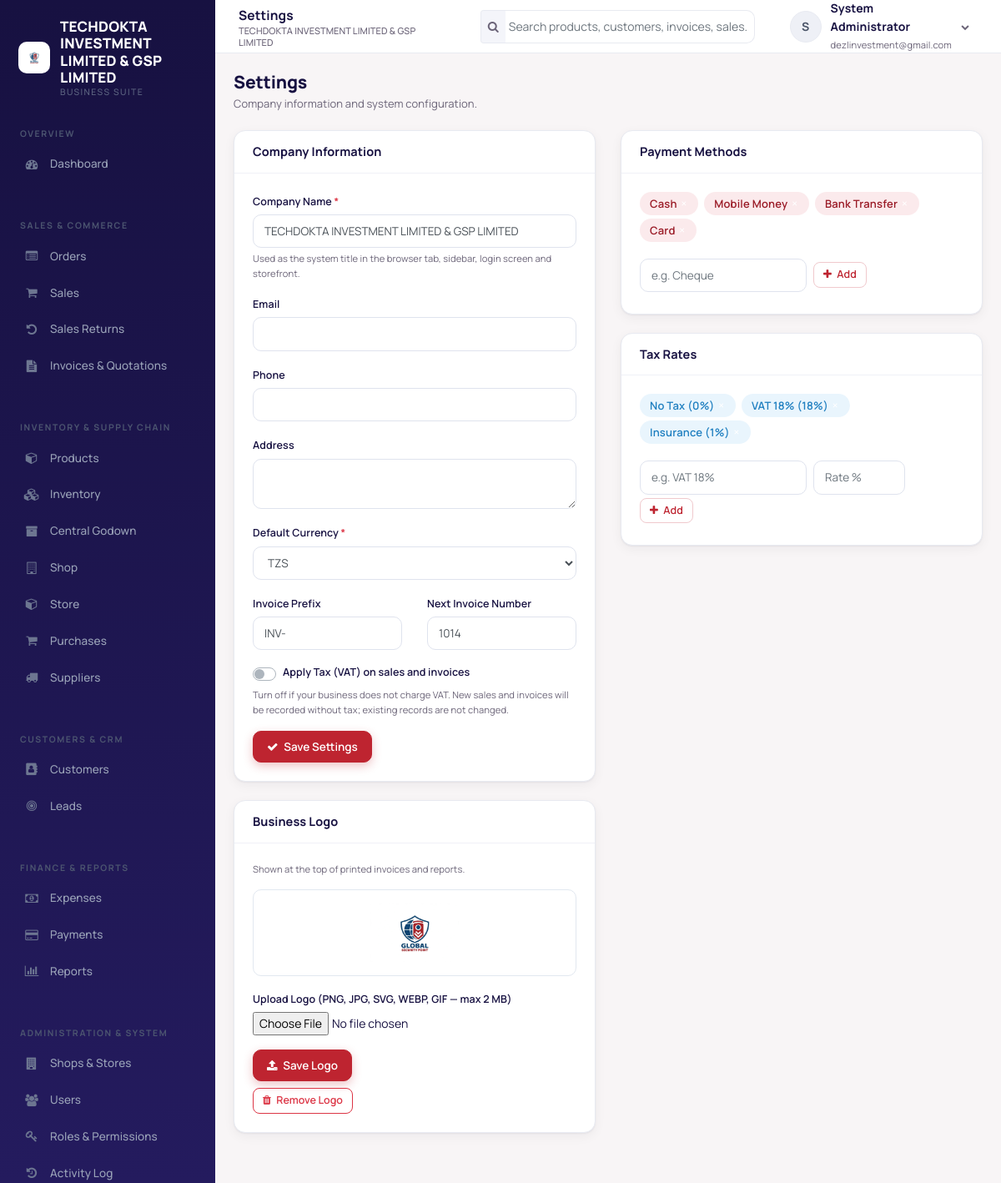
The page /settings.php (signed in) on the database its author committed.
### tables this page shows
CREATE TABLE `users` (
  `user_id` int(10) UNSIGNED NOT NULL,
  `tenant_id` int(10) UNSIGNED NOT NULL,
  `username` varchar(100) NOT NULL,
  `email` varchar(191) NOT NULL,
  `password_hash` varchar(255) NOT NULL,
  `first_name` varchar(100) NOT NULL,
  `last_name` varchar(100) NOT NULL,
  `phone` varchar(50) DEFAULT NULL,
  `is_active` tinyint(1) NOT NULL DEFAULT 1,
  `last_login` datetime DEFAULT NULL,
  `created_at` timestamp NOT NULL DEFAULT current_timestamp()
);

CREATE TABLE `system_settings` (
  `setting_id` int(10) UNSIGNED NOT NULL,
  `tenant_id` int(10) UNSIGNED NOT NULL,
  `company_name` varchar(191) DEFAULT NULL,
  `company_email` varchar(191) DEFAULT NULL,
  `company_phone` varchar(50) DEFAULT NULL,
  `company_address` text DEFAULT NULL,
  `default_currency` varchar(10) NOT NULL DEFAULT 'TZS',
  `invoice_prefix` varchar(20) NOT NULL DEFAULT 'INV-',
  `invoice_next_number` int(10) UNSIGNED NOT NULL DEFAULT 1001,
  `apply_tax` tinyint(1) NOT NULL DEFAULT 1,
  `logo_path` varchar(255) DEFAULT NULL
);

CREATE TABLE `payment_methods` (
  `payment_method_id` int(10) UNSIGNED NOT NULL,
  `tenant_id` int(10) UNSIGNED NOT NULL,
  `name` varchar(100) NOT NULL
);

CREATE TABLE `tax_rates` (
  `tax_rate_id` int(10) UNSIGNED NOT NULL,
  `tenant_id` int(10) UNSIGNED NOT NULL,
  `name` varchar(100) NOT NULL,
  `rate` decimal(5,2) NOT NULL DEFAULT 0.00
);

### settings.php (the view, shortened to what the rows shown need)
<?php
require_once 'header.php';
require_once 'auth_check.php';
$page_title = 'Settings';
$tenant = fetch_one("SELECT * FROM tenants WHERE tenant_id = ?", $current_user->tenant_id);
$settings = fetch_one("SELECT * FROM system_settings WHERE tenant_id = ?", $current_user->tenant_id);
$currency = $tenant['currency_code'] ?? 'TZS';
$payment_methods = fetch_all("SELECT * FROM payment_methods WHERE tenant_id = ? ORDER BY payment_method_id", $current_user->tenant_id);
$tax_rates = fetch_all("SELECT * FROM tax_rates WHERE tenant_id = ? ORDER BY tax_rate_id", $current_user->tenant_id);
require_once 'navbar.php';
require_once 'sidebar.php';
?>
<div class="page-head">
    <div>
        <h1 class="page-title">Settings</h1>
    </div>
</div>
<div class="row">
    <div class="col-lg-6 mb-3">
        <div class="card">
            <div class="card-body">
                <form method="POST" action="save-settings.php">
                    <div class="form-group">
                        <label>Company Name <span class="text-danger">*</span></label>
                        <input type="text" name="name" class="form-control" required value="<?php echo e($settings['company_name'] ?? $tenant['name'] ?? ''); ?>">
                        <small class="form-text text-muted">Used as the system title in the browser tab, sidebar, login screen and storefront.</small>
                    </div>
                    <div class="form-group">
                        <label>Default Currency <span class="text-danger">*</span></label>
                        <select name="default_currency" class="form-control">
                            <?php foreach (['TZS', 'USD', 'EUR', 'GBP', 'KES', 'UGX'] as $code): ?>
                                <option value="<?php echo $code; ?>" <?php echo ($settings['default_currency'] ?? $currency) === $code ? 'selected' : ''; ?>><?php echo $code; ?></option>
                            <?php endforeach; ?>
                        </select>
                    </div>
                    <div class="row">
                        <div class="col-md-6 form-group">
                            <label>Invoice Prefix</label>
                            <input type="text" name="invoice_prefix" class="form-control" value="<?php echo e($settings['invoice_prefix'] ?? 'INV-'); ?>">
                        </div>
                        <div class="col-md-6 form-group">
                            <label>Next Invoice Number</label>
                            <input type="number" name="invoice_next_number" class="form-control" value="<?php echo e($settings['invoice_next_number'] ?? 1001); ?>">
                        </div>
                    </div>
                </form>
            </div>
        </div>
        <div class="card">
            <div class="card-body">
                <?php if (!empty($settings['logo_path']) && file_exists($settings['logo_path'])): ?>
                    <div class="mb-3 p-3 text-center" style="border:1px solid #e2e8f0;border-radius:10px;background:#fff;">
                        <img src="<?php echo e($settings['logo_path']); ?>" alt="Current logo" style="max-height:70px;max-width:220px;object-fit:contain;">
                    </div>
                <?php else: ?>
                    <div class="mb-3 p-3 text-center text-muted" style="border:2px dashed #cbd5e1;border-radius:10px;">No logo uploaded yet</div>
                <?php endif; ?>
            </div>
        </div>
    </div>
    <div class="col-lg-6 mb-3">
        <div class="card">
            <div class="card-body">
                <div class="mb-3">
                    <?php foreach ($payment_methods as $pm): ?>
                        <span class="badge badge-primary mr-1 mb-1" style="font-size:13px;padding:7px 12px;">
                            <?php echo e($pm['name']); ?>
                            <form method="POST" action="settings.php" class="d-inline">
                                <button type="submit" class="badge-link" title="Delete">&times;</button>
                            </form>
                        </span>
                    <?php endforeach; ?>
                </div>
            </div>
        </div>
        <div class="card">
            <div class="card-body">
                <div class="mb-3">
                    <?php foreach ($tax_rates as $tr): ?>
                        <span class="badge badge-info mr-1 mb-1" style="font-size:13px;padding:7px 12px;">
                            <?php echo e($tr['name'] . ' (' . (float)$tr['rate'] . '%)'); ?>
                            <form method="POST" action="settings.php" class="d-inline">
                                <button type="submit" class="badge-link" title="Delete">&times;</button>
                            </form>
                        </span>
                    <?php endforeach; ?>
                </div>
            </div>
        </div>
    </div>
</div>
<?php require_once 'footer.php'; ?>

### navbar.php (shortened to what the rows shown need)
<div class="app-main">
    <header class="topbar">
        <div class="topbar-title"><?php echo isset($page_title) ? e($page_title) : e(system_title()); ?><small><?php echo e(system_title()); ?></small></div>
        <div class="dropdown">
            <a href="#" class="user-menu" data-toggle="dropdown">
                <span class="avatar"><?php echo e(strtoupper(substr($current_user->first_name, 0, 1))); ?></span>
                <span class="hide-xs"><strong><?php echo e($current_user->fullName()); ?></strong><br><small class="text-muted"><?php echo e($current_user->email); ?></small></span>
                <i class="fa fa-chevron-down hide-xs" style="font-size:10px;color:var(--text-muted)"></i>
            </a>
        </div>
    </header>
    <main class="app-content">

### sidebar.php (shortened to what the rows shown need)
<aside class="sidebar" id="sidebar">
    <div class="sidebar-brand">
        <?php $sidebar_logo = system_logo_path(); ?>
        <?php if ($sidebar_logo !== ''): ?>
            <img src="<?php echo e($sidebar_logo); ?>" alt="" class="sidebar-logo">
        <?php endif; ?>
        <div class="brand-text"><?php echo e(system_title()); ?><small>Business Suite</small></div>
    </div>
</aside>

### rows shown on the page
users: tenant "TECHDOKTA INVESTMENT LIMITED & GSP LIMITED", first_name "S", $current_user->fullName() "System Administrator", email "dezlinvestment@gmail.com"
system_settings: name "TECHDOKTA INVESTMENT LIMITED & GSP LIMITED", default_currency "TZS", invoice_prefix "INV-", invoice_next_number "1014", logo_path (picture)
payment_methods: name "Cash"
payment_methods: name "Mobile Money"
payment_methods: name "Bank Transfer"
payment_methods: name "Card"
tax_rates: name+rate "No Tax (0%)"
tax_rates: name+rate "VAT 18% (18%)"
tax_rates: name+rate "Insurance (1%)"

### other values the page prints
$page_title "Settings"
